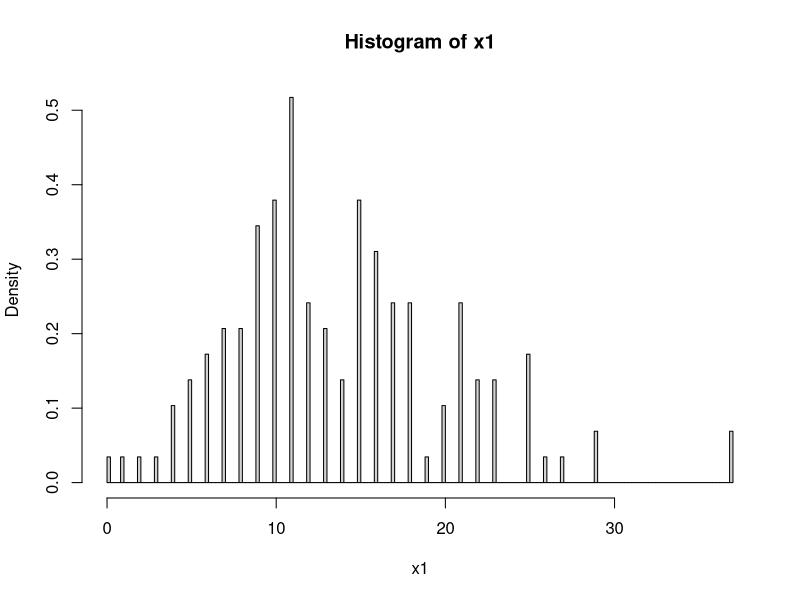

Generate this figure with R: (Note: this script raises an error after producing the figure.)
x=10
size=6
prob=0.3


n=145
x1 <- rnbinom(n, size, prob)
hist(x1, prob=TRUE, breaks=n)
fit <- fitdist(x1, "nbinom", fix.arg = list(size=size), start = list(prob=prob))
qqp(x1, "nbinom", size=size, fit$estimate)
